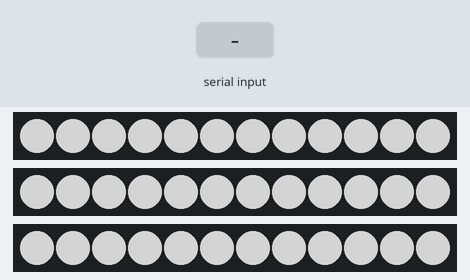
Recording of a sketch running on a simulated Arduino Uno, built with avr-gcc and run on an emulated ATmega328P. Shown: 3 × 12 RGB LEDs in strip order, left to right. Inputs (shaded band) come from the test bench. Dim RGB values are drawn brighter than linear; what the sketch prints to the serial monitor is not drawn.

Above: at 1.2 s.
1.3 s: "2" received over Serial
At 2.1 s:
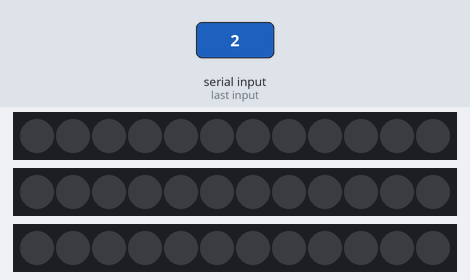
2.8 s: "1" received over Serial
At 3.3 s:
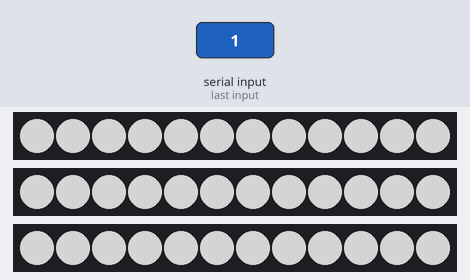
4.3 s: "+" received over Serial
Timing chart, 0 to 7.3 s (numbered marks = the images above; inputs shaded):
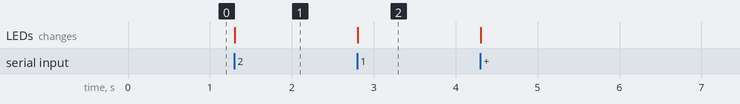

The sketch:

neo_ALl.ino
```cpp
#include <Adafruit_NeoPixel.h>

#define NUMPIXELS 12

#define PIN1 8
#define PIN2 9
#define PIN3 10

Adafruit_NeoPixel strip1(NUMPIXELS, PIN1, NEO_GRB + NEO_KHZ800);
Adafruit_NeoPixel strip2(NUMPIXELS, PIN2, NEO_GRB + NEO_KHZ800);
Adafruit_NeoPixel strip3(NUMPIXELS, PIN3, NEO_GRB + NEO_KHZ800);

int brightness = 128;  // 초기 밝기 (0~255)

void setup() {
  Serial.begin(9600);

  strip1.begin();
  strip2.begin();
  strip3.begin();

  strip1.setBrightness(brightness);
  strip2.setBrightness(brightness);
  strip3.setBrightness(brightness);

  turnOnWhite();  // 전원 연결 시 흰색 점등

  Serial.println("1: 흰색 ON");
  Serial.println("2: OFF");
  Serial.println("+: 밝기 증가 / -: 밝기 감소");
}

void loop() {
  if (Serial.available()) {
    char input = Serial.read();

    if (input == '1') {
      turnOnWhite();
    }
    else if (input == '2') {
      turnOff();
    }
    else if (input == '+') {
      brightness += 20;
      brightness = constrain(brightness, 0, 255);
      updateBrightness();
      Serial.print("밝기 ↑: ");
      Serial.println(brightness);
    }
    else if (input == '-') {
      brightness -= 20;
      brightness = constrain(brightness, 0, 255);
      updateBrightness();
      Serial.print("밝기 ↓: ");
      Serial.println(brightness);
    }
  }
}

void turnOnWhite() {
  for (int i = 0; i < NUMPIXELS; i++) {
    strip1.setPixelColor(i, strip1.Color(255, 255, 255));
    strip2.setPixelColor(i, strip2.Color(255, 255, 255));
    strip3.setPixelColor(i, strip3.Color(255, 255, 255));
  }
  strip1.show();
  strip2.show();
  strip3.show();
}

void turnOff() {
  strip1.clear();
  strip2.clear();
  strip3.clear();
  strip1.show();
  strip2.show();
  strip3.show();
}

void updateBrightness() {
  strip1.setBrightness(brightness);
  strip2.setBrightness(brightness);
  strip3.setBrightness(brightness);
  // 밝기 변경 후 현재 색상 유지 위해 show() 호출
  strip1.show();
  strip2.show();
  strip3.show();
}
```

Measured:
- after the input at 1.3 s, the LEDs: change at once (image 1)
- after the input at 2.8 s, the LEDs: change at once (image 2)
